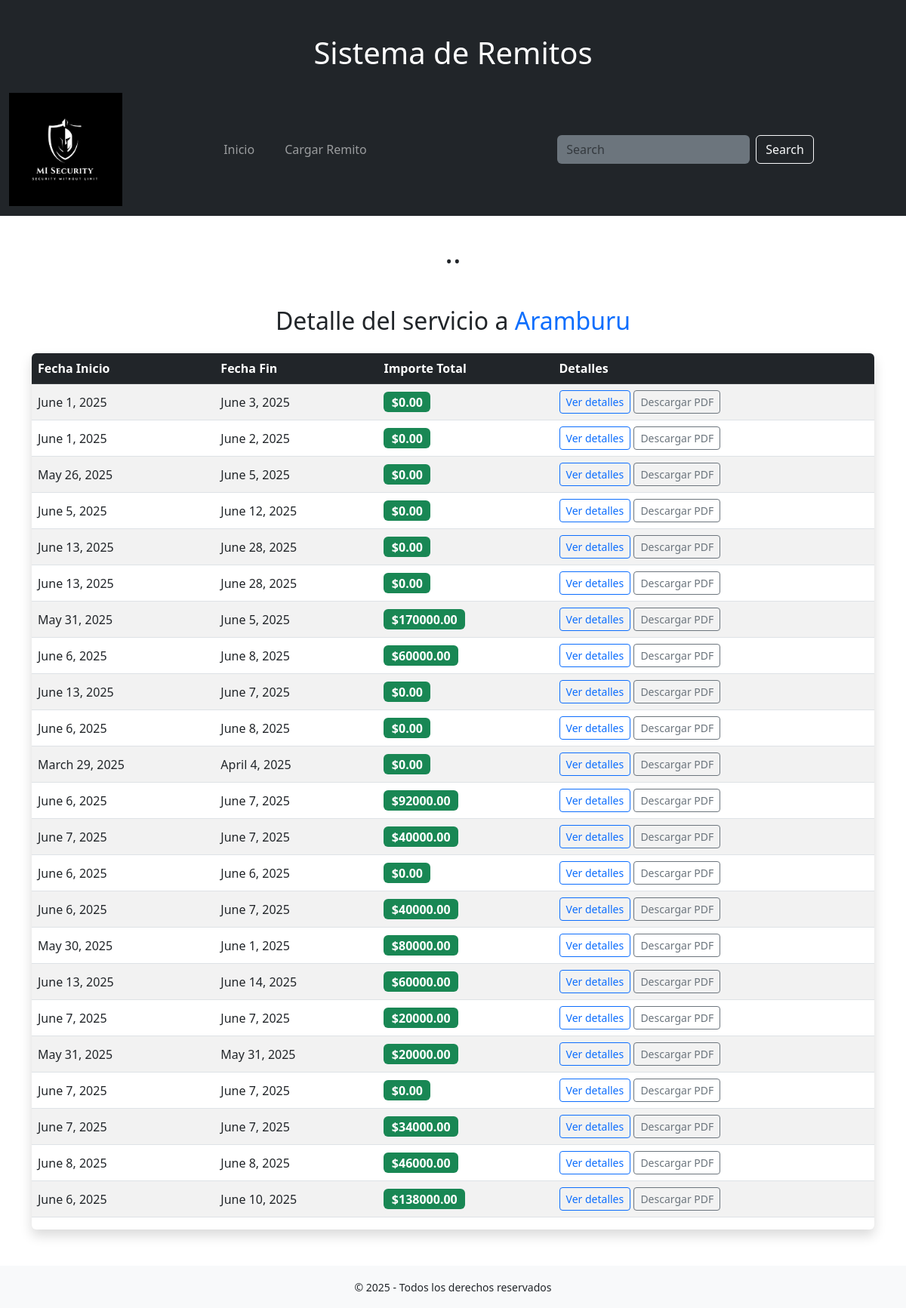
The app's page /empresa/2/remitos/, older data.
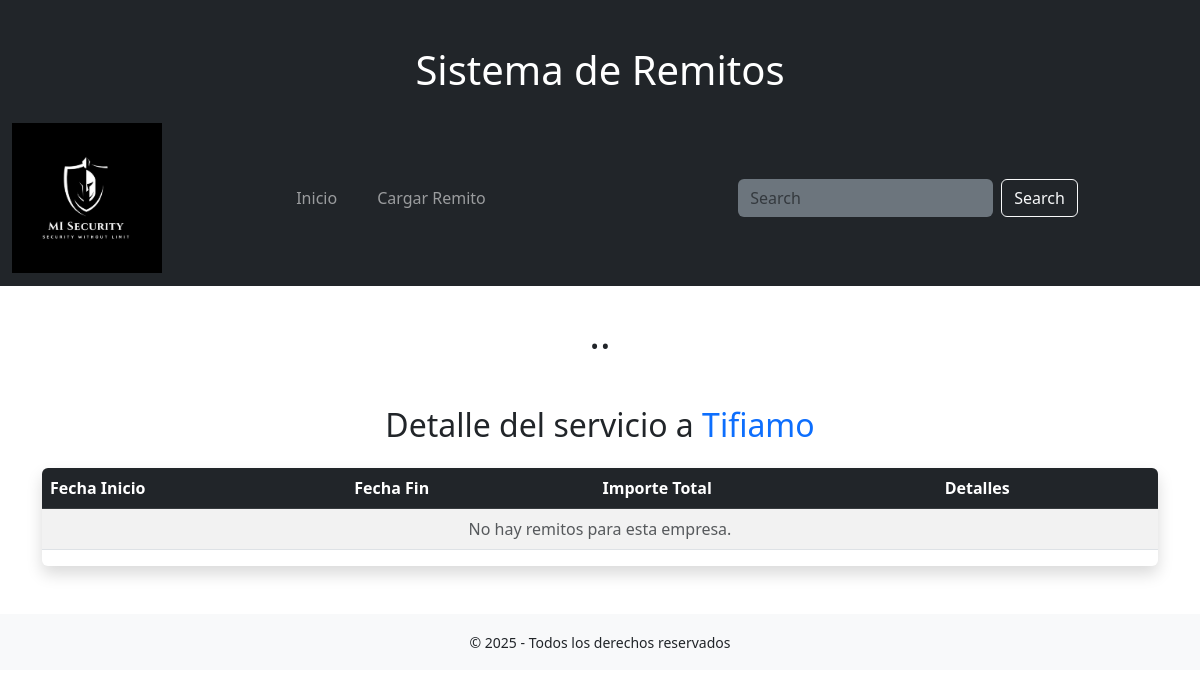
The same page, newer data.
### remitos/models.py (models this page shows, shortened)
class Empresa(models.Model):
    nombre = models.CharField(max_length=100, null=False, blank=False, unique=True)

class Remito(models.Model):
    empresa = models.ForeignKey(Empresa, on_delete=models.CASCADE)
    fecha_inicio = models.DateField()
    fecha_fin = models.DateField()
    importe_total = models.DecimalField(max_digits=12, decimal_places=2, default=0)

### remitos/views.py (the view)
# urls.py: path('empresa/<int:empresa_id>/remitos/', views.remitos_por_empresa, name='remitos_por_empresa'),
def remitos_por_empresa(request, empresa_id):
    empresa = Empresa.objects.get(pk=empresa_id)
    remitos = Remito.objects.filter(empresa=empresa)
    return render(request, 'remitos/remitos_por_empresa.html', {
        'empresa': empresa,
        'remitos': remitos
    })

### remitos/templates/remitos/remitos_por_empresa.html
{% extends 'layout.html' %}
{% block contenedorrr %}
{% load static %}
<div class="container my-5">
    <section>
        <h2 class="mb-4 text-center">Detalle del servicio a <span class="text-primary">{{ empresa.nombre }}</span></h2>
        <div class="table-responsive shadow rounded">
            <table class="table table-striped table-hover align-middle">
                <thead class="table-dark">
                    <tr>
                        <th scope="col">Fecha Inicio</th>
                        <th scope="col">Fecha Fin</th>
                        <th scope="col">Importe Total</th>
                        <th scope="col">Detalles</th>
                    </tr>
                </thead>
                <tbody>
                    {% for remito in remitos %}
                    <tr>
                        <td>{{ remito.fecha_inicio }}</td>
                        <td>{{ remito.fecha_fin }}</td>
                        <td>
                            <span class="badge bg-success fs-6">${{ remito.importe_total }}</span>
                        </td>
                        <td>
                            <a href="{% url 'remitoDetalle' remito.pk %}" class="btn btn-sm btn-outline-primary">
                                Ver detalles
                            </a>
                            <a href="{% url 'descargar_remito_pdf' remito.pk %}" class="btn btn-sm btn-outline-secondary">
                                    Descargar PDF
                            </a>
                        </td>
                    </tr>
                    {% empty %}
                    <tr>
                        <td colspan="4" class="text-center text-muted">No hay remitos para esta empresa.</td>
                    </tr>
                    {% endfor %}
                </tbody>
            </table>
        </div>
    </section>
</div>
{% endblock %}

Row changes from the older to the newer data that the page shows:
no longer on this page (row edited): Remito: fecha_inicio "June 1, 2025", fecha_fin "June 3, 2025", importe_total "0.00"
removed Remito: fecha_inicio "June 1, 2025", fecha_fin "June 2, 2025", importe_total "0.00"
removed Remito: fecha_inicio "May 26, 2025", fecha_fin "June 5, 2025", importe_total "0.00"
removed Remito: fecha_inicio "June 5, 2025", fecha_fin "June 12, 2025", importe_total "0.00"
removed Remito: fecha_inicio "June 13, 2025", fecha_fin "June 28, 2025", importe_total "0.00"
removed Remito: fecha_inicio "June 13, 2025", fecha_fin "June 28, 2025", importe_total "0.00"
removed Remito: fecha_inicio "May 31, 2025", fecha_fin "June 5, 2025", importe_total "170000.00"
removed Remito: fecha_inicio "June 6, 2025", fecha_fin "June 8, 2025", importe_total "60000.00"
removed Remito: fecha_inicio "June 13, 2025", fecha_fin "June 7, 2025", importe_total "0.00"
removed Remito: fecha_inicio "June 6, 2025", fecha_fin "June 8, 2025", importe_total "0.00"
removed Remito: fecha_inicio "March 29, 2025", fecha_fin "April 4, 2025", importe_total "0.00"
removed Remito: fecha_inicio "June 6, 2025", fecha_fin "June 7, 2025", importe_total "92000.00"
removed Remito: fecha_inicio "June 7, 2025", fecha_fin "June 7, 2025", importe_total "40000.00"
removed Remito: fecha_inicio "June 6, 2025", fecha_fin "June 6, 2025", importe_total "0.00"
removed Remito: fecha_inicio "June 6, 2025", fecha_fin "June 7, 2025", importe_total "40000.00"
removed Remito: fecha_inicio "May 30, 2025", fecha_fin "June 1, 2025", importe_total "80000.00"
removed Remito: fecha_inicio "June 13, 2025", fecha_fin "June 14, 2025", importe_total "60000.00"
removed Remito: fecha_inicio "June 7, 2025", fecha_fin "June 7, 2025", importe_total "20000.00"
removed Remito: fecha_inicio "May 31, 2025", fecha_fin "May 31, 2025", importe_total "20000.00"
removed Remito: fecha_inicio "June 7, 2025", fecha_fin "June 7, 2025", importe_total "0.00"
removed Remito: fecha_inicio "June 7, 2025", fecha_fin "June 7, 2025", importe_total "34000.00"
removed Remito: fecha_inicio "June 8, 2025", fecha_fin "June 8, 2025", importe_total "46000.00"
removed Remito: fecha_inicio "June 6, 2025", fecha_fin "June 10, 2025", importe_total "138000.00"
changed Empresa: nombre "Aramburu" → "Tifiamo"
Text that changed along with them:
text now shown: "No hay remitos para esta empresa."
